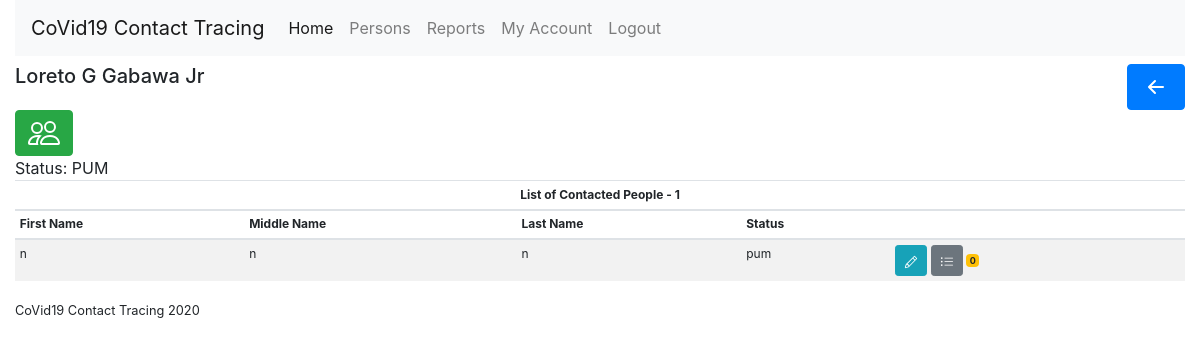
Page /?page=contacted&person_id=1 (signed in) on the committed database.
### tables this page shows
CREATE TABLE `persons` (
  `id` bigint(20) NOT NULL,
  `brgy_id` bigint(20) NOT NULL,
  `firstname` varchar(30) NOT NULL,
  `middlename` varchar(30) NOT NULL,
  `lastname` varchar(30) NOT NULL,
  `extension` varchar(5) NOT NULL,
  `status` varchar(15) NOT NULL,
  `hospital_id` bigint(20) DEFAULT NULL
);

CREATE TABLE `contact_traces` (
  `id` bigint(20) NOT NULL,
  `person_id` bigint(20) NOT NULL,
  `contacted_person_id` bigint(20) NOT NULL,
  `date_of_contact` timestamp NOT NULL DEFAULT current_timestamp() ON UPDATE current_timestamp()
);

### pages/contacted.php (the view, shortened to what this page needs)
<div class="col">
  <?php
    $contacted_person_id = $_GET[ 'person_id' ];
    $person = $DB->query( "SELECT * FROM persons AS P WHERE P.id = $contacted_person_id" );
    if( $person->num_rows ) :
      $person = $person->fetch_object();
  ?>
  <div class="row">
    <div class="col-9">
      <h5 style="text-transform: capitalize;"><?php echo $person->firstname . " " . $person->middlename . " " . $person->lastname . " " . $person->extension ?></h5>
    </div>
    <div class="col d-flex justify-content-end">
      <a class="btn btn-primary" href="<?php echo SITE_URL ?>/?page=persons" title="Back">
      </a>
    </div>
  </div>
  <div class="row">
    <div class="col">
      <a class="btn btn-success" href="<?php echo SITE_URL ?>/?page=add_person&contacted_person_id=<?php echo $person->id ?>" title="Add Contacted People">
      </a>
    </div>
  </div>
  <div class="row">
    <div class="col">
      Status: <span style="text-transform: uppercase;"><?php echo $person->status ?></span>
    </div>
  </div>
  <?php
    $accounts = $DB->query( "SELECT *, (SELECT COUNT(*) FROM contact_traces AS CT WHERE CT.contacted_person_id=P.id) AS contacted FROM contact_traces AS CT LEFT JOIN persons AS P ON CT.person_id=P.id WHERE contacted_person_id = $contacted_person_id" );
  ?>
  <table class="table table-striped table-hover table-sm" style="font-size: 12px;">
    <thead>
      <tr>
        <th colspan="5" style="text-align: center;">List of Contacted People - <?php echo $accounts->num_rows ?></th>
      </tr>
      <tr>
        <th>First Name</th>
        <th>Middle Name</th>
        <th>Last Name</th>
        <th>Status</th>
        <th></th>
      </tr>
    </thead>
    <tbody>
    <?php if( $accounts->num_rows ) : ?>
      <?php while( $account = $accounts->fetch_object() ) : ?>
      <tr>
        <td><?php echo $account->firstname ?></td>
        <td><?php echo $account->middlename ?></td>
        <td><?php echo $account->lastname ?></td>
        <td><?php echo $account->status ?></td>
        <td>
          <a class="btn btn-info btn-sm" href="<?php echo SITE_URL ?>/?page=edit_person&id=<?php echo $account->id ?>" title="View/Update Person Details">
          </a>
          <a class="btn btn-secondary btn-sm" href="<?php echo SITE_URL ?>/?page=contacted&person_id=<?php echo $account->id ?>">
          </a>
          <span class="badge badge-warning" title="Number of contacted persons">
            <?php echo $account->contacted ?>
          </span>
        </td>
      </tr>
      <?php endwhile ?>
    <?php else: ?>
      <tr>
        <td colspan="5">No contacts found!</td>
      </tr>
    <?php endif; ?>
    </tbody>
  </table>
  <?php else : ?>
    Record not found
  <?php endif; ?>
</div>

### rows in the picture
persons: firstname "Loreto", middlename "G", lastname "Gabawa", extension "Jr", status "PUM"
contact_traces: person.firstname "n", person.middlename "n", person.lastname "n", person.status "pum", contacted "0"

### other values in the picture
$accounts->num_rows "1"
